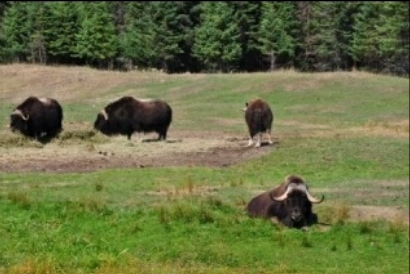
//> input picture HistogramsWithPixels/ax.png, 410 x 274 px
$ ./main   (built with g++ and OpenCV 4)
//> lines starting //> are read from the running program, lines starting //| are printed output that depends on the picture; after the words box and inside, x2 and y2 are one past the last pixel; in counts of white or black regions, pixels touching at a corner belong together
#include <opencv2/core/core.hpp>
#include <opencv2/highgui/highgui.hpp>
#include <opencv2/imgproc/imgproc.hpp>
#include <iostream>
#include <vector>


class Histogram1D{

    private:

    int histSize[1];
    float hranges[2];
    const float* ranges[1];
    int channels[1];


    public:

    Histogram1D(){

        // prepare default arguments for 1D histogram
        histSize[0] = 256;
        hranges[0] = 0.0;
        hranges[1] = 256.0;
        ranges[0] = hranges;
        channels[0] = 0;
    }      /// constructor

    // Computes the 1D histogram.

    cv::Mat getHistogram(const cv::Mat& image){

        cv::Mat hist;

        // Compute histogram
        cv::calcHist(&image,
        1,
        channels,
        cv::Mat(),
        hist,
        1,
        histSize,
        ranges
        );

        return hist;
    }
    //
    cv::Mat getImageOfHistogram(const cv::Mat& hist,
                                             int zoom);
    // Compute  the 1D histogram and returns an image of it.

    cv::Mat  getHistogramImage(const cv::Mat& image,
                                int zoom=1){

        // Compute histogram  first.

        cv::Mat hist = getHistogram(image);

        // Create image of Histogram

        return getImageOfHistogram(hist, zoom);

    }


};
// Create an image representating a histogram
    cv::Mat Histogram1D::getImageOfHistogram(const cv::Mat& hist,
                                             int zoom){

        // Get min and max bin values

        double maxValue = 0;
        double minValue = 0;

        cv::minMaxLoc(hist, &minValue, &maxValue, 0, 0);

        // get hist size

        int histSize = hist.rows;

        // Square image on which to display histogram

        cv::Mat histImg(histSize*zoom,
                        histSize*zoom, CV_8U, cv::Scalar(255));

        // set highest point at 90% of nbins (i.e image height)

        int hpt = static_cast<int>(0.9*histSize);

        // Draw vertical line for each bin

        for (int h=0; h<histSize; h++){
            float binVal = hist.at<float>(h);

            if(binVal>0){
                int intensity = static_cast<int>(binVal*hpt/maxValue);
                cv::line(histImg, cv::Point(h*zoom, histSize*zoom),
                        cv::Point(h*zoom, (histSize - intensity)*zoom),
                            cv::Scalar(0), zoom);
            }
        }

        return histImg;
    }

int main(){

    cv::Mat image = cv::imread("ax.png",
                                0);
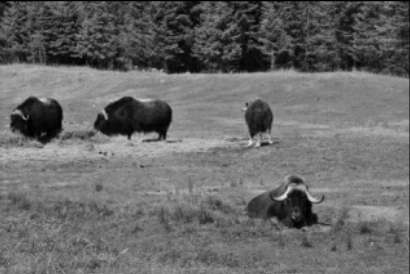
//> image: 274 rows x 410 cols, CV_8UC1; min 0, max 221, mean 104.5

    Histogram1D h;

    // Compute the histogram
    cv::Mat histo = h.getHistogram(image);
//> in getHistogram, `cv::calcHist(&image, 1, channels, cv::Mat(), hist, 1, histSize, ranges..`: hist = 256 values, max 1785 at index 132, min 0 at index 199, mean 438.8
//> histo has the same summary as hist in getHistogram

    // Loop  over  each bin
    for (int i=0; i<256; i++){

        std::cout << i << " = "
                  << histo.at<float>(i) << std::endl;

    }
//> this loop made 256 passes
//| 0 = 422
//| 1 = 30
//| 2 = 45
//| 3 = 50
//| 4 = 55
//| 5 = 76
//| 6 = 109
//| 7 = 136
//> (output is shown up to pass 8 of 256)

    // Thresholding the image

    cv::Mat threshold;
    cv::threshold(image,
                  threshold,
                  50,
                  255,
                  cv::THRESH_BINARY);
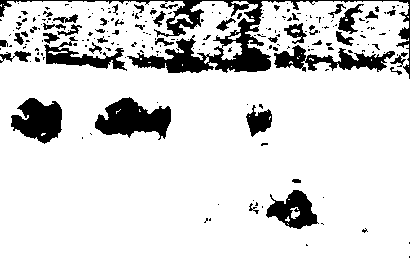
//> threshold: 274 rows x 410 cols, CV_8UC1; 86% white; 221 black regions (172 under 20 px), largest, box (x1, y1, x2, y2) and area: (0, 0, 410, 79) 4876, (95, 97, 171, 140) 1951, (11, 98, 62, 144) 1564


    // Display a histogram as an image

    cv::namedWindow("Histogram");
    cv::imshow("Histogram", h.getHistogramImage(image));
//> in getImageOfHistogram, `cv::minMaxLoc(hist, &minValue, &maxValue, 0, 0);`: maxValue = 1785
//> the loop in getImageOfHistogram, `for (int h=0; h<histSize; h++)` made 256 passes
//> (binVal, intensity) on passes 1 to 12: (422, 54), (30, 3), (45, 5), (50, 6), (55, 7), (76, 9), (109, 14), (136, 17), (149, 19), (218, 28), (231, 29), (219, 28)
//> after the loop in getImageOfHistogram, `for (int h=0; h<histSize; h++)`:
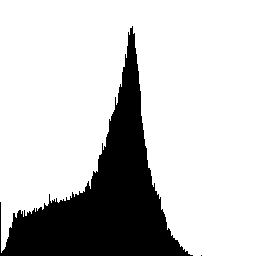
//> histImg: 256 rows x 256 cols, CV_8UC1; 78.1% white; 2 black regions (1 under 20 px), largest, box (x1, y1, x2, y2) and area: (0, 26, 193, 256) 14371
    cv::imshow("ThresholdImage", threshold);


    // hold

    cv::waitKey();

    return 0;
}

$ run again, with HistogramsWithPixels/ahmed.png copied over HistogramsWithPixels/ax.png
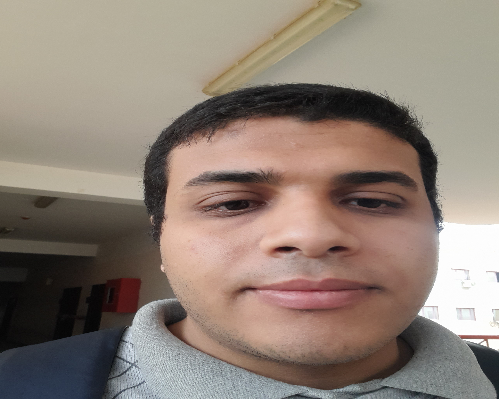
//> input picture HistogramsWithPixels/ahmed.png, 499 x 399 px
//> in getHistogram, `cv::calcHist(&image, 1, channels, cv::Mat(), hist, 1, histSize, ranges..`: hist = 256 values, max 5355 at index 174, min 0 at index 0, mean 777.7
//> histo has the same summary as hist in getHistogram
//> the loop `for (int i=0; i<256; i++)` made 256 passes
//| 0 = 0
//| 1 = 0
//| 2 = 0
//| 3 = 2
//| 4 = 11
//> (output is shown up to pass 5 of 256)
//> `cv::threshold(image, threshold, 50, 255, cv::THRESH_BINARY);`:
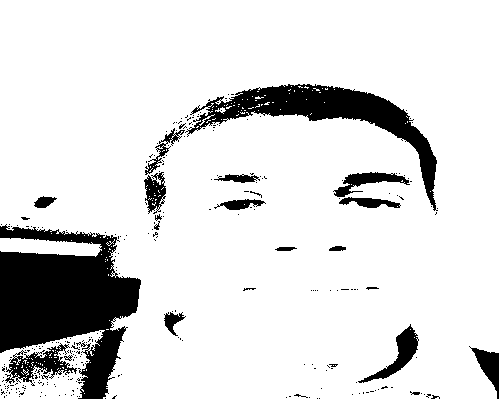
//> threshold: 399 rows x 499 cols, CV_8UC1; 86.5% white; 282 black regions (260 under 20 px), largest, box (x1, y1, x2, y2) and area: (0, 224, 141, 399) 13771, (185, 84, 438, 211) 6677, (5, 343, 77, 386) 1153
//> maxValue = 5355
//> the loop in getImageOfHistogram, `for (int h=0; h<histSize; h++)` made 256 passes
//> (binVal, intensity) on passes 4 to 11: (2, 0), (11, 0), (77, 3), (282, 12), (496, 21), (554, 23), (378, 16), (323, 13)
//> after the loop in getImageOfHistogram, `for (int h=0; h<histSize; h++)`:
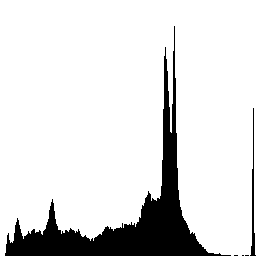
//> histImg: 256 rows x 256 cols, CV_8UC1; 87.1% white; 5 black regions (3 under 20 px), largest, box (x1, y1, x2, y2) and area: (5, 26, 231, 256) 8146, (250, 108, 256, 256) 270
